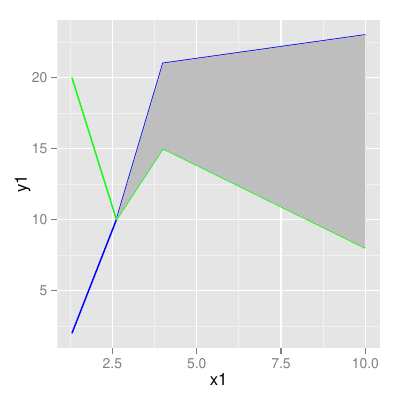

Recreate this plot in R.
#!/usr/bin/env Rscript
library(ggplot2)
df <- data.frame(x1 = c(1.3,2.62,4,10), y1 = c(2,10,21.0,23), y2 = c(20,10,15.0,8))

pdf(file="example.pdf",width=4,height=4)
  ggplot(df)+
  geom_line(aes(x=x1,y=y1),colour='blue')+
	geom_line(aes(x=x1,y=y2),colour='green')+
	geom_ribbon(aes(x=x1,ymin=y2,ymax=pmax(y1,y2)),fill='gray')
dev.off()
